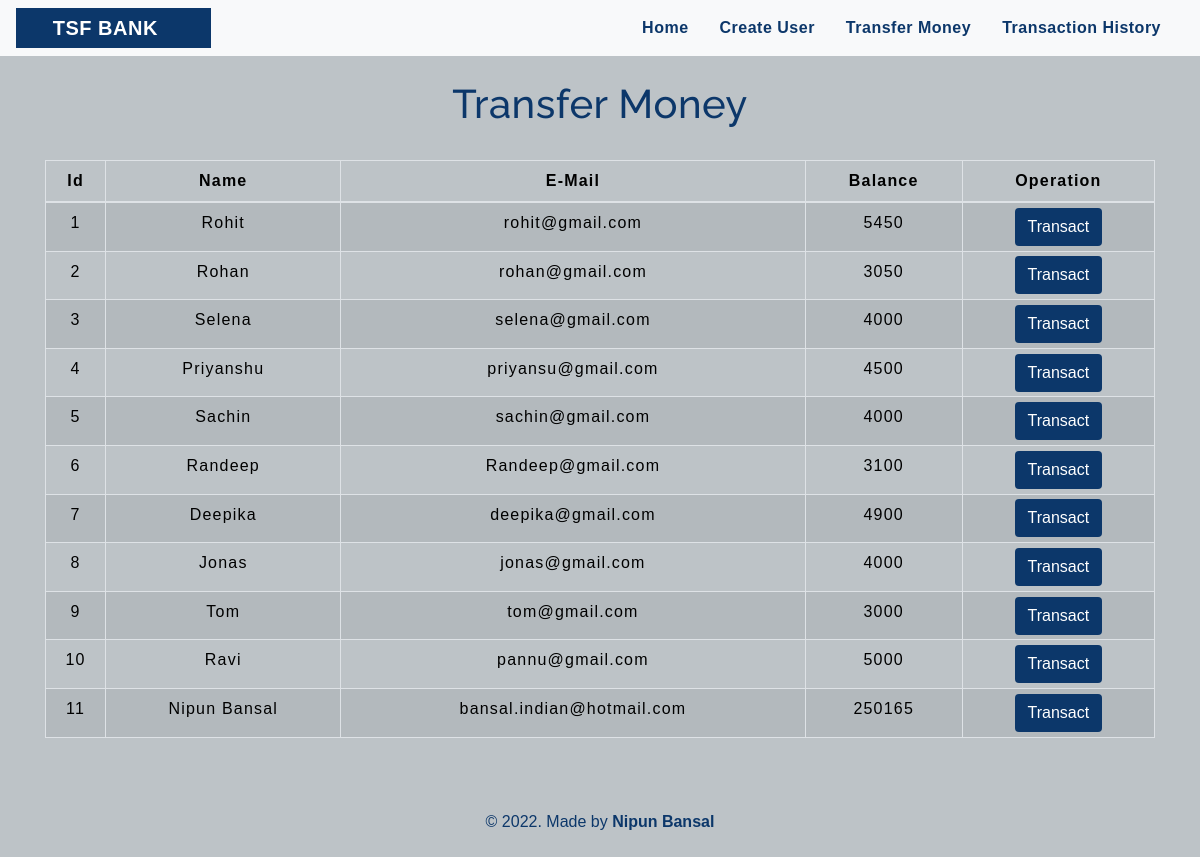
The app's page /transfermoney.php with its own data.
### tables this page shows
CREATE TABLE `users` (
  `id` int(3) NOT NULL,
  `name` text NOT NULL,
  `email` varchar(30) NOT NULL,
  `balance` int(8) NOT NULL
);

### transfermoney.php (the view, shortened to what this page needs)
<!DOCTYPE html>
<html lang="en">
<head>
    <link rel="stylesheet" href="https://maxcdn.bootstrapcdn.com/bootstrap/4.0.0/css/bootstrap.min.css">
    <link rel="stylesheet" type="text/css" href="css/table.css">
    <link rel="stylesheet" type="text/css" href="css/navbar.css">
</head>
<body style="background-color : #BDC3C7;">
<?php
    include 'config.php';
    $sql = "SELECT * FROM users";
    $result = mysqli_query($conn,$sql);
?>
<?php
  include 'navbar.php';
?>
<div class="container">
        <h2 class="text-center pt-4" style="color : #0C376A;">Transfer Money</h2>
        <br>
        <div class="row">
            <div class="col">
                <div class="table-responsive-sm">
                    <table class="table table-hover table-sm table-striped table-condensed table-bordered" style="border-color:black;">
                        <thead style="color : black;">
                            <tr>
                            <th scope="col" class="text-center py-2">Id</th>
                            <th scope="col" class="text-center py-2">Name</th>
                            <th scope="col" class="text-center py-2">E-Mail</th>
                            <th scope="col" class="text-center py-2">Balance</th>
                            <th scope="col" class="text-center py-2">Operation</th>
                            </tr>
                        </thead>
                        <tbody>
                            <?php
                                while($rows=mysqli_fetch_assoc($result)){
                            ?>
                                <tr style="color : black;">
                                    <td class="py-2"><?php echo $rows['id'] ?></td>
                                    <td class="py-2"><?php echo $rows['name']?></td>
                                    <td class="py-2"><?php echo $rows['email']?></td>
                                    <td class="py-2"><?php echo $rows['balance']?></td>
                                    <td><a href="selecteduserdetail.php?id= <?php echo $rows['id'] ;?>"> <button type="button" class="btn" style="background-color : #0C376A; color: #ffffff ;">Transact</button></a></td>
                                </tr>
                            <?php
                                }
                            ?>
                        </tbody>
                    </table>
                </div>
            </div>
            </div>
        </div>
        <footer class="text-center mt-5 py-2">
            <p style="color : #0C376A;">&copy 2022. Made by <b>Nipun Bansal</b></p>
        </footer>
    </body>
</html>

### navbar.php (shortened to what this page needs)
<nav class="navbar navbar-expand-md navbar-light bg-light">
  <div class="col-12 col-md-2 text-center" style="background-color : #0C376A;">
    <a class="navbar-brand" href="index.php" style="color : #ffffff;"><b>TSF BANK</b></a>
  </div>
  <div class="collapse navbar-collapse" id="collapsibleNavbar">
    <ul class="navbar-nav ml-auto">
      <li class="nav-item">
        <a class="nav-link" href="index.php" style="color : #0C376A;"><b>Home</b></a>
      </li>
      <li class="nav-item">
        <a class="nav-link" href="createuser.php" style="color : #0C376A;"><b>Create User</b></a>
      </li>
      <li class="nav-item">
        <a class="nav-link" href="transfermoney.php" style="color : #0C376A;"><b>Transfer Money</b></a>
      </li>
      <li class="nav-item">
        <a class="nav-link" href="transactionhistory.php" style="color : #0C376A;"><b>Transaction History</b></a>
      </li>
    </ul>
  </div>
</nav>

### css/table.css (style rules this page uses)
* { padding: 0; margin: 0; box-sizing: border-box; font-family: sans-serif; }
h2 { font-size: 40px; }
table { letter-spacing: 1.2px; }
td { text-align: center; }
button { border:none; background: #d9d9d9; transition: 1s; }

### css/navbar.css (style rules this page uses)
.nav-link { margin-right: 15px; color:#ffffff; letter-spacing: 0.5px; transition: 0.5s; }
.navbar-brand { color: #ffffff; letter-spacing: 0.5px; }
h2 { color: #ffffff; letter-spacing: 0.5px; font-family: raleway; }

### transfermoney.php (style rules this page uses)
button { transition: 1.5s; }

### records on screen
users: id "1", name "Rohit", email "rohit@gmail.com", balance "5450"
users: id "2", name "Rohan", email "rohan@gmail.com", balance "3050"
users: id "3", name "Selena", email "selena@gmail.com", balance "4000"
users: id "4", name "Priyanshu", email "priyansu@gmail.com", balance "4500"
users: id "5", name "Sachin", email "sachin@gmail.com", balance "4000"
users: id "6", name "Randeep", email "Randeep@gmail.com", balance "3100"
users: id "7", name "Deepika", email "deepika@gmail.com", balance "4900"
users: id "8", name "Jonas", email "jonas@gmail.com", balance "4000"
users: id "9", name "Tom", email "tom@gmail.com", balance "3000"
users: id "10", name "Ravi", email "pannu@gmail.com", balance "5000"
users: id "11", name "Nipun Bansal", email "bansal.indian@hotmail.com", balance "250165"
